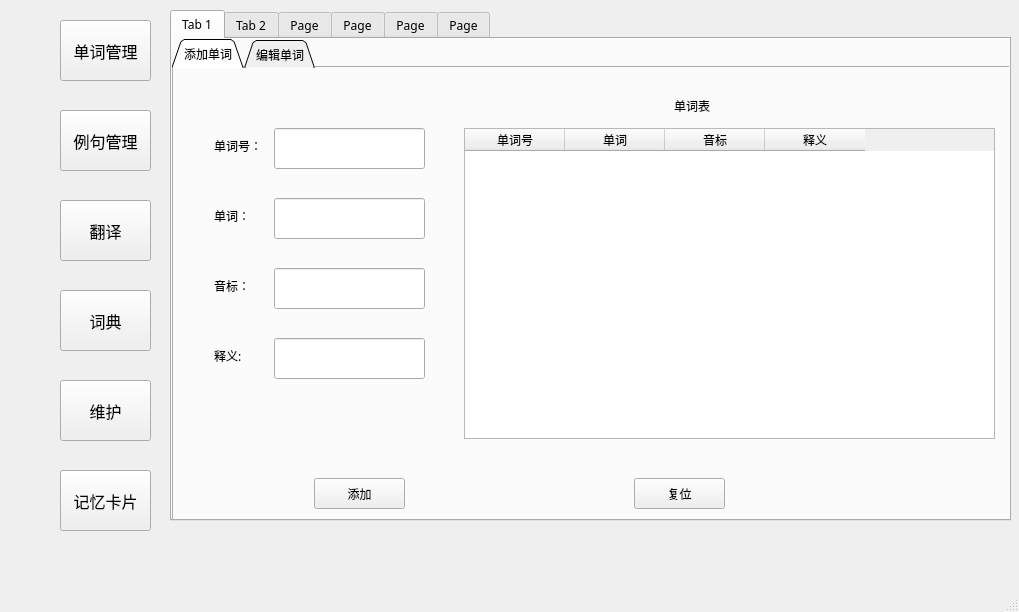
<?xml version="1.0" encoding="UTF-8"?>
<ui version="4.0">
 <class>MainWindow</class>
 <widget class="QMainWindow" name="MainWindow">
  <property name="geometry">
   <rect>
    <x>0</x>
    <y>0</y>
    <width>1019</width>
    <height>612</height>
   </rect>
  </property>
  <property name="font">
   <font>
    <family>微软雅黑</family>
   </font>
  </property>
  <property name="windowTitle">
   <string>英语学习助手</string>
  </property>
  <widget class="QWidget" name="centralwidget">
   <widget class="QPushButton" name="wordButton">
    <property name="geometry">
     <rect>
      <x>60</x>
      <y>20</y>
      <width>91</width>
      <height>61</height>
     </rect>
    </property>
    <property name="font">
     <font>
      <family>微软雅黑</family>
      <pointsize>12</pointsize>
     </font>
    </property>
    <property name="text">
     <string>单词管理</string>
    </property>
   </widget>
   <widget class="QPushButton" name="egButton">
    <property name="geometry">
     <rect>
      <x>60</x>
      <y>110</y>
      <width>91</width>
      <height>61</height>
     </rect>
    </property>
    <property name="font">
     <font>
      <family>微软雅黑</family>
      <pointsize>12</pointsize>
     </font>
    </property>
    <property name="text">
     <string>例句管理</string>
    </property>
   </widget>
   <widget class="QPushButton" name="toButton">
    <property name="geometry">
     <rect>
      <x>60</x>
      <y>200</y>
      <width>91</width>
      <height>61</height>
     </rect>
    </property>
    <property name="font">
     <font>
      <family>微软雅黑</family>
      <pointsize>12</pointsize>
     </font>
    </property>
    <property name="text">
     <string>翻译</string>
    </property>
   </widget>
   <widget class="QTabWidget" name="tabWidget">
    <property name="geometry">
     <rect>
      <x>170</x>
      <y>10</y>
      <width>841</width>
      <height>511</height>
     </rect>
    </property>
    <property name="currentIndex">
     <number>0</number>
    </property>
    <property name="documentMode">
     <bool>false</bool>
    </property>
    <widget class="QWidget" name="tab_3">
     <attribute name="title">
      <string>Tab 1</string>
     </attribute>
     <widget class="QTabWidget" name="wdtabWidget">
      <property name="geometry">
       <rect>
        <x>0</x>
        <y>0</y>
        <width>841</width>
        <height>491</height>
       </rect>
      </property>
      <property name="tabShape">
       <enum>QTabWidget::Triangular</enum>
      </property>
      <property name="currentIndex">
       <number>0</number>
      </property>
      <widget class="QWidget" name="addwdTab">
       <attribute name="title">
        <string>添加单词</string>
       </attribute>
       <widget class="QLabel" name="label">
        <property name="geometry">
         <rect>
          <x>40</x>
          <y>70</y>
          <width>72</width>
          <height>15</height>
         </rect>
        </property>
        <property name="text">
         <string>单词号：</string>
        </property>
       </widget>
       <widget class="QLabel" name="label_2">
        <property name="geometry">
         <rect>
          <x>40</x>
          <y>140</y>
          <width>72</width>
          <height>15</height>
         </rect>
        </property>
        <property name="text">
         <string>单词：</string>
        </property>
       </widget>
       <widget class="QLabel" name="label_3">
        <property name="geometry">
         <rect>
          <x>40</x>
          <y>210</y>
          <width>72</width>
          <height>15</height>
         </rect>
        </property>
        <property name="text">
         <string>音标：</string>
        </property>
       </widget>
       <widget class="QLineEdit" name="wpolineEdit">
        <property name="geometry">
         <rect>
          <x>100</x>
          <y>200</y>
          <width>151</width>
          <height>41</height>
         </rect>
        </property>
       </widget>
       <widget class="QLabel" name="label_4">
        <property name="geometry">
         <rect>
          <x>40</x>
          <y>280</y>
          <width>72</width>
          <height>15</height>
         </rect>
        </property>
        <property name="text">
         <string>释义:</string>
        </property>
       </widget>
       <widget class="QLineEdit" name="wcolineEdit">
        <property name="geometry">
         <rect>
          <x>100</x>
          <y>130</y>
          <width>151</width>
          <height>41</height>
         </rect>
        </property>
       </widget>
       <widget class="QLabel" name="label_5">
        <property name="geometry">
         <rect>
          <x>370</x>
          <y>70</y>
          <width>72</width>
          <height>15</height>
         </rect>
        </property>
        <property name="text">
         <string/>
        </property>
       </widget>
       <widget class="QPushButton" name="add_word_Button">
        <property name="geometry">
         <rect>
          <x>140</x>
          <y>410</y>
          <width>91</width>
          <height>31</height>
         </rect>
        </property>
        <property name="text">
         <string>添加</string>
        </property>
       </widget>
       <widget class="QLineEdit" name="wnolineEdit">
        <property name="geometry">
         <rect>
          <x>100</x>
          <y>60</y>
          <width>151</width>
          <height>41</height>
         </rect>
        </property>
       </widget>
       <widget class="QTableWidget" name="word_table">
        <property name="geometry">
         <rect>
          <x>290</x>
          <y>60</y>
          <width>531</width>
          <height>311</height>
         </rect>
        </property>
        <property name="editTriggers">
         <set>QAbstractItemView::NoEditTriggers</set>
        </property>
        <property name="gridStyle">
         <enum>Qt::SolidLine</enum>
        </property>
        <attribute name="verticalHeaderVisible">
         <bool>false</bool>
        </attribute>
        <column>
         <property name="text">
          <string>单词号</string>
         </property>
        </column>
        <column>
         <property name="text">
          <string>单词</string>
         </property>
        </column>
        <column>
         <property name="text">
          <string>音标</string>
         </property>
        </column>
        <column>
         <property name="text">
          <string>释义</string>
         </property>
        </column>
       </widget>
       <widget class="QLabel" name="label_11">
        <property name="geometry">
         <rect>
          <x>500</x>
          <y>30</y>
          <width>72</width>
          <height>15</height>
         </rect>
        </property>
        <property name="text">
         <string>单词表</string>
        </property>
       </widget>
       <widget class="QLineEdit" name="wtolineEdit">
        <property name="geometry">
         <rect>
          <x>100</x>
          <y>270</y>
          <width>151</width>
          <height>41</height>
         </rect>
        </property>
       </widget>
       <widget class="QPushButton" name="reset_word_Button">
        <property name="geometry">
         <rect>
          <x>460</x>
          <y>410</y>
          <width>91</width>
          <height>31</height>
         </rect>
        </property>
        <property name="text">
         <string>复位</string>
        </property>
       </widget>
      </widget>
      <widget class="QWidget" name="editwbTab">
       <attribute name="title">
        <string>编辑单词</string>
       </attribute>
       <widget class="QLabel" name="label_12">
        <property name="geometry">
         <rect>
          <x>280</x>
          <y>160</y>
          <width>72</width>
          <height>15</height>
         </rect>
        </property>
        <property name="text">
         <string>单词：</string>
        </property>
       </widget>
       <widget class="QLabel" name="label_13">
        <property name="geometry">
         <rect>
          <x>150</x>
          <y>60</y>
          <width>72</width>
          <height>15</height>
         </rect>
        </property>
        <property name="text">
         <string>单词号：</string>
        </property>
       </widget>
       <widget class="QLabel" name="label_14">
        <property name="geometry">
         <rect>
          <x>280</x>
          <y>230</y>
          <width>72</width>
          <height>15</height>
         </rect>
        </property>
        <property name="text">
         <string>音标：</string>
        </property>
       </widget>
       <widget class="QLineEdit" name="ewnolineEdit">
        <property name="geometry">
         <rect>
          <x>250</x>
          <y>50</y>
          <width>151</width>
          <height>41</height>
         </rect>
        </property>
       </widget>
       <widget class="QLineEdit" name="ewpolineEdit">
        <property name="geometry">
         <rect>
          <x>340</x>
          <y>220</y>
          <width>151</width>
          <height>41</height>
         </rect>
        </property>
       </widget>
       <widget class="QLineEdit" name="ewtolineEdit">
        <property name="geometry">
         <rect>
          <x>340</x>
          <y>290</y>
          <width>151</width>
          <height>41</height>
         </rect>
        </property>
       </widget>
       <widget class="QLineEdit" name="ewcolineEdit">
        <property name="geometry">
         <rect>
          <x>340</x>
          <y>150</y>
          <width>151</width>
          <height>41</height>
         </rect>
        </property>
       </widget>
       <widget class="QLabel" name="label_15">
        <property name="geometry">
         <rect>
          <x>280</x>
          <y>300</y>
          <width>72</width>
          <height>15</height>
         </rect>
        </property>
        <property name="text">
         <string>释义:</string>
        </property>
       </widget>
       <widget class="QPushButton" name="select_word_Button">
        <property name="geometry">
         <rect>
          <x>590</x>
          <y>50</y>
          <width>93</width>
          <height>28</height>
         </rect>
        </property>
        <property name="text">
         <string>查找</string>
        </property>
       </widget>
       <widget class="QPushButton" name="del_word_Button">
        <property name="geometry">
         <rect>
          <x>140</x>
          <y>380</y>
          <width>93</width>
          <height>28</height>
         </rect>
        </property>
        <property name="text">
         <string>删除</string>
        </property>
       </widget>
       <widget class="QPushButton" name="upd_word_Button">
        <property name="geometry">
         <rect>
          <x>660</x>
          <y>380</y>
          <width>93</width>
          <height>28</height>
         </rect>
        </property>
        <property name="text">
         <string>修改</string>
        </property>
       </widget>
      </widget>
     </widget>
    </widget>
    <widget class="QWidget" name="tab_4">
     <attribute name="title">
      <string>Tab 2</string>
     </attribute>
     <widget class="QTabWidget" name="tabWidget_3">
      <property name="geometry">
       <rect>
        <x>0</x>
        <y>0</y>
        <width>841</width>
        <height>491</height>
       </rect>
      </property>
      <property name="tabShape">
       <enum>QTabWidget::Triangular</enum>
      </property>
      <property name="currentIndex">
       <number>0</number>
      </property>
      <widget class="QWidget" name="tab_10">
       <attribute name="title">
        <string>添加例句</string>
       </attribute>
       <widget class="QLabel" name="label_7">
        <property name="geometry">
         <rect>
          <x>20</x>
          <y>40</y>
          <width>72</width>
          <height>15</height>
         </rect>
        </property>
        <property name="text">
         <string>例句号：</string>
        </property>
       </widget>
       <widget class="QLineEdit" name="enolineEdit">
        <property name="geometry">
         <rect>
          <x>90</x>
          <y>40</y>
          <width>151</width>
          <height>21</height>
         </rect>
        </property>
       </widget>
       <widget class="QLabel" name="label_8">
        <property name="geometry">
         <rect>
          <x>10</x>
          <y>80</y>
          <width>72</width>
          <height>15</height>
         </rect>
        </property>
        <property name="text">
         <string>例句：</string>
        </property>
       </widget>
       <widget class="QLabel" name="label_16">
        <property name="geometry">
         <rect>
          <x>10</x>
          <y>260</y>
          <width>72</width>
          <height>15</height>
         </rect>
        </property>
        <property name="text">
         <string>翻译：</string>
        </property>
       </widget>
       <widget class="QLabel" name="label_17">
        <property name="geometry">
         <rect>
          <x>580</x>
          <y>30</y>
          <width>72</width>
          <height>15</height>
         </rect>
        </property>
        <property name="text">
         <string>例句表</string>
        </property>
       </widget>
       <widget class="QTableWidget" name="eg_table">
        <property name="geometry">
         <rect>
          <x>410</x>
          <y>60</y>
          <width>421</width>
          <height>401</height>
         </rect>
        </property>
        <property name="editTriggers">
         <set>QAbstractItemView::NoEditTriggers</set>
        </property>
        <property name="gridStyle">
         <enum>Qt::SolidLine</enum>
        </property>
        <property name="columnCount">
         <number>3</number>
        </property>
        <attribute name="verticalHeaderVisible">
         <bool>false</bool>
        </attribute>
        <column>
         <property name="text">
          <string>例句号</string>
         </property>
         <property name="textAlignment">
          <set>AlignCenter</set>
         </property>
        </column>
        <column>
         <property name="text">
          <string>例句</string>
         </property>
        </column>
        <column>
         <property name="text">
          <string>翻译</string>
         </property>
        </column>
       </widget>
       <widget class="QPushButton" name="add_eg_Button">
        <property name="geometry">
         <rect>
          <x>70</x>
          <y>410</y>
          <width>93</width>
          <height>28</height>
         </rect>
        </property>
        <property name="text">
         <string>添加</string>
        </property>
       </widget>
       <widget class="QTextEdit" name="ecotextEdit">
        <property name="geometry">
         <rect>
          <x>70</x>
          <y>90</y>
          <width>321</width>
          <height>151</height>
         </rect>
        </property>
       </widget>
       <widget class="QTextEdit" name="etotextEdit">
        <property name="geometry">
         <rect>
          <x>70</x>
          <y>250</y>
          <width>321</width>
          <height>151</height>
         </rect>
        </property>
       </widget>
       <widget class="QPushButton" name="reset_eg_Button">
        <property name="geometry">
         <rect>
          <x>250</x>
          <y>410</y>
          <width>91</width>
          <height>31</height>
         </rect>
        </property>
        <property name="text">
         <string>复位</string>
        </property>
       </widget>
      </widget>
      <widget class="QWidget" name="tab_11">
       <attribute name="title">
        <string>编辑例句</string>
       </attribute>
       <widget class="QTableView" name="egtableView">
        <property name="geometry">
         <rect>
          <x>0</x>
          <y>0</y>
          <width>841</width>
          <height>431</height>
         </rect>
        </property>
        <attribute name="horizontalHeaderCascadingSectionResizes">
         <bool>false</bool>
        </attribute>
        <attribute name="horizontalHeaderDefaultSectionSize">
         <number>200</number>
        </attribute>
        <attribute name="verticalHeaderVisible">
         <bool>false</bool>
        </attribute>
        <attribute name="verticalHeaderDefaultSectionSize">
         <number>120</number>
        </attribute>
       </widget>
       <widget class="QPushButton" name="del_eg_Button">
        <property name="geometry">
         <rect>
          <x>510</x>
          <y>430</y>
          <width>93</width>
          <height>28</height>
         </rect>
        </property>
        <property name="text">
         <string>删除</string>
        </property>
       </widget>
       <widget class="QPushButton" name="upd_eg_Button">
        <property name="geometry">
         <rect>
          <x>150</x>
          <y>430</y>
          <width>93</width>
          <height>28</height>
         </rect>
        </property>
        <property name="text">
         <string>刷新</string>
        </property>
       </widget>
      </widget>
     </widget>
    </widget>
    <widget class="QWidget" name="tab_5">
     <attribute name="title">
      <string>Page</string>
     </attribute>
     <widget class="QTextEdit" name="src_tra_textEdit">
      <property name="geometry">
       <rect>
        <x>80</x>
        <y>0</y>
        <width>761</width>
        <height>201</height>
       </rect>
      </property>
     </widget>
     <widget class="QLabel" name="label_9">
      <property name="geometry">
       <rect>
        <x>0</x>
        <y>100</y>
        <width>72</width>
        <height>15</height>
       </rect>
      </property>
      <property name="text">
       <string>自动检测：</string>
      </property>
     </widget>
     <widget class="QLabel" name="label_10">
      <property name="geometry">
       <rect>
        <x>10</x>
        <y>370</y>
        <width>72</width>
        <height>15</height>
       </rect>
      </property>
      <property name="text">
       <string>中文：</string>
      </property>
     </widget>
     <widget class="QTextEdit" name="dst_tra_textEdit">
      <property name="geometry">
       <rect>
        <x>80</x>
        <y>280</y>
        <width>761</width>
        <height>191</height>
       </rect>
      </property>
     </widget>
     <widget class="QPushButton" name="tra_Button">
      <property name="geometry">
       <rect>
        <x>400</x>
        <y>210</y>
        <width>91</width>
        <height>61</height>
       </rect>
      </property>
      <property name="font">
       <font>
        <family>微软雅黑</family>
        <pointsize>12</pointsize>
       </font>
      </property>
      <property name="text">
       <string>👇</string>
      </property>
     </widget>
    </widget>
    <widget class="QWidget" name="tab_6">
     <attribute name="title">
      <string>Page</string>
     </attribute>
     <widget class="QLabel" name="label_18">
      <property name="geometry">
       <rect>
        <x>90</x>
        <y>50</y>
        <width>72</width>
        <height>15</height>
       </rect>
      </property>
      <property name="text">
       <string>单词：</string>
      </property>
     </widget>
     <widget class="QLabel" name="label_19">
      <property name="geometry">
       <rect>
        <x>90</x>
        <y>220</y>
        <width>72</width>
        <height>15</height>
       </rect>
      </property>
      <property name="text">
       <string/>
      </property>
     </widget>
     <widget class="QLabel" name="label_20">
      <property name="geometry">
       <rect>
        <x>90</x>
        <y>170</y>
        <width>72</width>
        <height>15</height>
       </rect>
      </property>
      <property name="text">
       <string>释义：</string>
      </property>
     </widget>
     <widget class="QPlainTextEdit" name="wtopTextEdit">
      <property name="geometry">
       <rect>
        <x>150</x>
        <y>160</y>
        <width>681</width>
        <height>91</height>
       </rect>
      </property>
     </widget>
     <widget class="QLabel" name="label_21">
      <property name="geometry">
       <rect>
        <x>80</x>
        <y>300</y>
        <width>72</width>
        <height>15</height>
       </rect>
      </property>
      <property name="text">
       <string>例句：</string>
      </property>
     </widget>
     <widget class="QPlainTextEdit" name="wtoeTextEdit">
      <property name="geometry">
       <rect>
        <x>150</x>
        <y>290</y>
        <width>681</width>
        <height>181</height>
       </rect>
      </property>
     </widget>
     <widget class="QPushButton" name="pushButton">
      <property name="geometry">
       <rect>
        <x>300</x>
        <y>100</y>
        <width>93</width>
        <height>28</height>
       </rect>
      </property>
      <property name="text">
       <string>🔊</string>
      </property>
     </widget>
     <widget class="QPushButton" name="select_wtoe_Button">
      <property name="geometry">
       <rect>
        <x>290</x>
        <y>30</y>
        <width>93</width>
        <height>28</height>
       </rect>
      </property>
      <property name="text">
       <string>查询</string>
      </property>
     </widget>
     <widget class="QLineEdit" name="wtoelineEdit">
      <property name="geometry">
       <rect>
        <x>150</x>
        <y>40</y>
        <width>113</width>
        <height>21</height>
       </rect>
      </property>
     </widget>
     <widget class="QTextBrowser" name="wpo_textBrowser">
      <property name="geometry">
       <rect>
        <x>150</x>
        <y>100</y>
        <width>111</width>
        <height>31</height>
       </rect>
      </property>
     </widget>
     <widget class="QLabel" name="label_22">
      <property name="geometry">
       <rect>
        <x>90</x>
        <y>110</y>
        <width>72</width>
        <height>15</height>
       </rect>
      </property>
      <property name="text">
       <string>音标：</string>
      </property>
     </widget>
    </widget>
    <widget class="QWidget" name="tab">
     <attribute name="title">
      <string>Page</string>
     </attribute>
     <widget class="QTableView" name="wetableView">
      <property name="geometry">
       <rect>
        <x>0</x>
        <y>0</y>
        <width>621</width>
        <height>481</height>
       </rect>
      </property>
      <attribute name="horizontalHeaderDefaultSectionSize">
       <number>200</number>
      </attribute>
      <attribute name="verticalHeaderVisible">
       <bool>false</bool>
      </attribute>
      <attribute name="verticalHeaderDefaultSectionSize">
       <number>30</number>
      </attribute>
     </widget>
     <widget class="QPushButton" name="reshow_we_Button">
      <property name="geometry">
       <rect>
        <x>680</x>
        <y>120</y>
        <width>93</width>
        <height>28</height>
       </rect>
      </property>
      <property name="text">
       <string>刷新视图</string>
      </property>
     </widget>
     <widget class="QPushButton" name="upd_we_Button">
      <property name="geometry">
       <rect>
        <x>680</x>
        <y>280</y>
        <width>93</width>
        <height>28</height>
       </rect>
      </property>
      <property name="text">
       <string>更新数据</string>
      </property>
     </widget>
    </widget>
    <widget class="QWidget" name="tab_2">
     <attribute name="title">
      <string>Page</string>
     </attribute>
     <widget class="QTextBrowser" name="memo_wd_textBrowser">
      <property name="geometry">
       <rect>
        <x>330</x>
        <y>100</y>
        <width>91</width>
        <height>41</height>
       </rect>
      </property>
     </widget>
     <widget class="QPushButton" name="comeon_Button">
      <property name="geometry">
       <rect>
        <x>360</x>
        <y>20</y>
        <width>141</width>
        <height>61</height>
       </rect>
      </property>
      <property name="text">
       <string>试着来一个</string>
      </property>
     </widget>
     <widget class="QPushButton" name="icant_Button">
      <property name="geometry">
       <rect>
        <x>230</x>
        <y>440</y>
        <width>93</width>
        <height>28</height>
       </rect>
      </property>
      <property name="text">
       <string>不会</string>
      </property>
     </widget>
     <widget class="QTextEdit" name="memo_answer_textEdit">
      <property name="geometry">
       <rect>
        <x>200</x>
        <y>340</y>
        <width>441</width>
        <height>71</height>
       </rect>
      </property>
     </widget>
     <widget class="QPushButton" name="its_easy_Button">
      <property name="geometry">
       <rect>
        <x>360</x>
        <y>440</y>
        <width>93</width>
        <height>28</height>
       </rect>
      </property>
      <property name="text">
       <string>提交</string>
      </property>
     </widget>
     <widget class="QTextBrowser" name="memo_eg_textBrowser">
      <property name="geometry">
       <rect>
        <x>200</x>
        <y>180</y>
        <width>441</width>
        <height>111</height>
       </rect>
      </property>
     </widget>
     <widget class="QPushButton" name="look_look_Button">
      <property name="geometry">
       <rect>
        <x>480</x>
        <y>440</y>
        <width>93</width>
        <height>28</height>
       </rect>
      </property>
      <property name="text">
       <string>看几个例句</string>
      </property>
     </widget>
     <widget class="QLabel" name="label_23">
      <property name="geometry">
       <rect>
        <x>240</x>
        <y>110</y>
        <width>72</width>
        <height>15</height>
       </rect>
      </property>
      <property name="text">
       <string>单词：</string>
      </property>
     </widget>
     <widget class="QLabel" name="label_24">
      <property name="geometry">
       <rect>
        <x>120</x>
        <y>230</y>
        <width>72</width>
        <height>15</height>
       </rect>
      </property>
      <property name="text">
       <string>例句：</string>
      </property>
     </widget>
     <widget class="QLabel" name="label_25">
      <property name="geometry">
       <rect>
        <x>101</x>
        <y>370</y>
        <width>81</width>
        <height>20</height>
       </rect>
      </property>
      <property name="text">
       <string>我的答案：</string>
      </property>
     </widget>
     <widget class="QTextBrowser" name="wto_Browser">
      <property name="geometry">
       <rect>
        <x>420</x>
        <y>100</y>
        <width>121</width>
        <height>41</height>
       </rect>
      </property>
     </widget>
    </widget>
   </widget>
   <widget class="QPushButton" name="weButton">
    <property name="geometry">
     <rect>
      <x>60</x>
      <y>380</y>
      <width>91</width>
      <height>61</height>
     </rect>
    </property>
    <property name="font">
     <font>
      <family>微软雅黑</family>
      <pointsize>12</pointsize>
     </font>
    </property>
    <property name="text">
     <string>维护</string>
    </property>
   </widget>
   <widget class="QPushButton" name="dicButton">
    <property name="geometry">
     <rect>
      <x>60</x>
      <y>290</y>
      <width>91</width>
      <height>61</height>
     </rect>
    </property>
    <property name="font">
     <font>
      <family>微软雅黑</family>
      <pointsize>12</pointsize>
     </font>
    </property>
    <property name="text">
     <string>词典</string>
    </property>
   </widget>
   <widget class="QPushButton" name="memo_Button">
    <property name="geometry">
     <rect>
      <x>60</x>
      <y>470</y>
      <width>91</width>
      <height>61</height>
     </rect>
    </property>
    <property name="font">
     <font>
      <family>微软雅黑</family>
      <pointsize>12</pointsize>
     </font>
    </property>
    <property name="text">
     <string>记忆卡片</string>
    </property>
   </widget>
  </widget>
  <widget class="QMenuBar" name="menubar">
   <property name="geometry">
    <rect>
     <x>0</x>
     <y>0</y>
     <width>1019</width>
     <height>26</height>
    </rect>
   </property>
  </widget>
  <widget class="QStatusBar" name="statusbar"/>
 </widget>
 <resources/>
 <connections/>
</ui>
